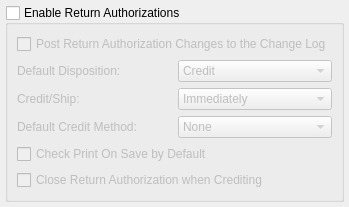
       <widget class="QWidget" name="_returns">
        <attribute name="title">
         <string>Returns</string>
        </attribute>
        <layout class="QGridLayout">
         <property name="leftMargin">
          <number>5</number>
         </property>
         <property name="topMargin">
          <number>5</number>
         </property>
         <property name="rightMargin">
          <number>5</number>
         </property>
         <property name="bottomMargin">
          <number>5</number>
         </property>
         <property name="spacing">
          <number>5</number>
         </property>
         <item row="0" column="0">
          <widget class="QGroupBox" name="_enableReturns">
           <property name="sizePolicy">
            <sizepolicy hsizetype="Fixed" vsizetype="Fixed">
             <horstretch>0</horstretch>
             <verstretch>0</verstretch>
            </sizepolicy>
           </property>
           <property name="focusPolicy">
            <enum>Qt::ClickFocus</enum>
           </property>
           <property name="title">
            <string>Enable Return Authorizations</string>
           </property>
           <property name="checkable">
            <bool>true</bool>
           </property>
           <property name="checked">
            <bool>false</bool>
           </property>
           <layout class="QGridLayout">
            <item row="0" column="0" colspan="2">
             <widget class="QCheckBox" name="_returnAuthChangeLog">
              <property name="focusPolicy">
               <enum>Qt::ClickFocus</enum>
              </property>
              <property name="text">
               <string>Post Return Authorization Changes to the Change Log</string>
              </property>
             </widget>
            </item>
            <item row="1" column="0">
             <widget class="QLabel" name="_dispositionLit">
              <property name="text">
               <string>Default Disposition:</string>
              </property>
             </widget>
            </item>
            <item row="1" column="1">
             <widget class="XComboBox" name="_disposition">
              <property name="focusPolicy">
               <enum>Qt::ClickFocus</enum>
              </property>
              <item>
               <property name="text">
                <string>Credit</string>
               </property>
              </item>
              <item>
               <property name="text">
                <string>Return</string>
               </property>
              </item>
              <item>
               <property name="text">
                <string>Replace</string>
               </property>
              </item>
              <item>
               <property name="text">
                <string>Service</string>
               </property>
              </item>
              <item>
               <property name="text">
                <string>Substitute</string>
               </property>
              </item>
              <item>
               <property name="text">
                <string>[ no default ]</string>
               </property>
              </item>
             </widget>
            </item>
            <item row="2" column="0">
             <widget class="QLabel" name="_timingLit">
              <property name="text">
               <string>Credit/Ship:</string>
              </property>
             </widget>
            </item>
            <item row="2" column="1">
             <widget class="XComboBox" name="_timing">
              <property name="focusPolicy">
               <enum>Qt::ClickFocus</enum>
              </property>
              <item>
               <property name="text">
                <string>Immediately</string>
               </property>
              </item>
              <item>
               <property name="text">
                <string>Upon Receipt</string>
               </property>
              </item>
              <item>
               <property name="text">
                <string>[ no default ]</string>
               </property>
              </item>
             </widget>
            </item>
            <item row="3" column="0">
             <widget class="QLabel" name="_creditByLit">
              <property name="text">
               <string>Default Credit Method:</string>
              </property>
             </widget>
            </item>
            <item row="3" column="1">
             <widget class="XComboBox" name="_creditBy">
              <property name="focusPolicy">
               <enum>Qt::ClickFocus</enum>
              </property>
              <item>
               <property name="text">
                <string>None</string>
               </property>
              </item>
              <item>
               <property name="text">
                <string>Sales Credit</string>
               </property>
              </item>
              <item>
               <property name="text">
                <string>Cash Payment</string>
               </property>
              </item>
              <item>
               <property name="text">
                <string>Credit Card</string>
               </property>
              </item>
              <item>
               <property name="text">
                <string>[ no default ]</string>
               </property>
              </item>
             </widget>
            </item>
            <item row="4" column="0" colspan="2">
             <widget class="QCheckBox" name="_printRA">
              <property name="focusPolicy">
               <enum>Qt::ClickFocus</enum>
              </property>
              <property name="text">
               <string>Check Print On Save by Default</string>
              </property>
             </widget>
            </item>
            <item row="5" column="0" colspan="2">
             <widget class="QCheckBox" name="_closeRA">
              <property name="focusPolicy">
               <enum>Qt::ClickFocus</enum>
              </property>
              <property name="text">
               <string>Close Return Authorization when Crediting</string>
              </property>
             </widget>
            </item>
           </layout>
          </widget>
         </item>
         <item row="0" column="1" rowspan="2">
          <spacer>
           <property name="orientation">
            <enum>Qt::Horizontal</enum>
           </property>
           <property name="sizeHint" stdset="0">
            <size>
             <width>0</width>
             <height>20</height>
            </size>
           </property>
          </spacer>
         </item>
         <item row="1" column="0">
          <spacer>
           <property name="orientation">
            <enum>Qt::Vertical</enum>
           </property>
           <property name="sizeType">
            <enum>QSizePolicy::MinimumExpanding</enum>
           </property>
           <property name="sizeHint" stdset="0">
            <size>
             <width>140</width>
             <height>0</height>
            </size>
           </property>
          </spacer>
         </item>
        </layout>
       </widget>
